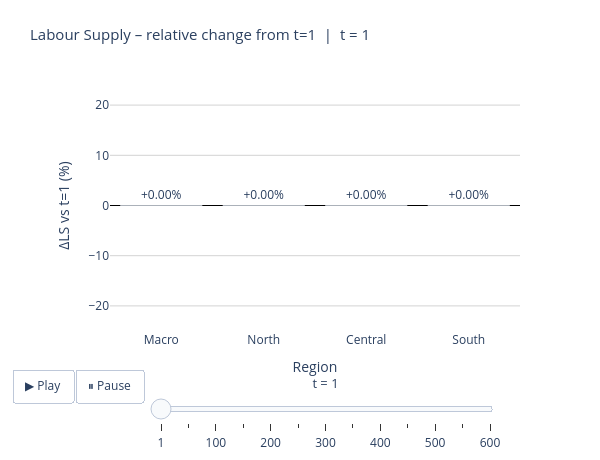

The cell this chart's notebook holds for it:
### Code cell
# --- Prepare data ---
df_anim = df_ls[df_ls["region"] != "macro"].copy()

# Relative change from t=1 (%)
ls_t1 = df_anim[df_anim["t"] == 1].set_index("region")["LS"]
df_anim["LS_rel"] = df_anim.apply(lambda r: (r["LS"] / ls_t1[r["region"]] - 1) * 100, axis=1)

# Sample at t=1 and every 50 steps up to t=600
df_anim = df_anim[((df_anim["t"] == 1) | (df_anim["t"] % 50 == 0)) & (df_anim["t"] <= 600)].copy()
df_anim["t_str"] = df_anim["t"].astype(str)

# Region display order and colours from region_meta
region_order = list(region_meta.keys())   # ["L", "M", "S"]
region_names  = [region_meta[r]["name"]  for r in region_order]
region_colors = [region_meta[r]["color"] for r in region_order]

time_steps = sorted(df_anim["t"].unique())

# --- Build frames ---
def _bar_traces(t_val):
    sub = df_anim[df_anim["t"] == t_val].set_index("region")
    traces = []
    for reg, meta in region_meta.items():
        val = float(sub.loc[reg, "LS_rel"]) if reg in sub.index else 0.0
        traces.append(go.Bar(
            x=[meta["name"]],
            y=[val],
            name=meta["name"],
            marker_color=meta["color"],
            showlegend=False,
            text=[f"{val:+.2f}%"],
            textposition="outside",
        ))
    return traces

init_traces = _bar_traces(time_steps[0])

frames = [
    go.Frame(
        data=_bar_traces(t),
        name=str(t),
        layout=go.Layout(title_text=f"Labour Supply – relative change from t=1  |  t = {t}"),
    )
    for t in time_steps
]

fig = go.Figure(data=init_traces, frames=frames)

fig.update_layout(
    title=dict(
        text=f"Labour Supply – relative change from t=1  |  t = {time_steps[0]}",
        font=dict(size=15),
    ),
    plot_bgcolor="white",
    paper_bgcolor="white",
    width=600, height=460,
    barmode="group",
    yaxis=dict(
        title="ΔLS vs t=1 (%)",
        showgrid=True, gridcolor="lightgray",
        zeroline=True, zerolinecolor="black", zerolinewidth=1,
        range=[-25, 25],
    ),
    xaxis=dict(title="Region", showgrid=False),
    margin=dict(t=80, b=120),
    updatemenus=[{
        "buttons": [
            {"args": [None, {"frame": {"duration": 800, "redraw": True}, "fromcurrent": True}],
             "label": "▶ Play", "method": "animate"},
            {"args": [[None], {"frame": {"duration": 0}, "mode": "immediate"}],
             "label": "⏸ Pause", "method": "animate"},
        ],
        "direction": "left", "showactive": False, "type": "buttons",
        "x": 0.08, "y": -0.15, "xanchor": "right",
    }],
    sliders=[{
        "steps": [
            {"args": [[str(t)], {"frame": {"duration": 0, "redraw": True}, "mode": "immediate"}],
             "label": str(t), "method": "animate"}
            for t in time_steps
        ],
        "x": 0.1, "len": 0.85, "y": -0.08,
        "currentvalue": {"prefix": "t = ", "visible": True, "xanchor": "center", "font": {"size": 13}},
        "transition": {"duration": 0},
    }],
)

fig.show()
fig.write_html(str(OUTPUT / "ls_animation.html"), include_plotlyjs="cdn")
print(f"Saved to {OUTPUT / 'ls_animation.html'}")

### Figure 1 — Plotly figure (JSON) as saved in the notebook; plotly's stock layout.template omitted (floating-point values rounded to 4 significant figures)
{"data": [{"marker": {"color": "#343434"}, "name": "Macro", "showlegend": false, "text": ["+0.00%"], "textposition": "outside", "type": "bar", "x": ["Macro"], "y": [0]}, {"marker": {"color": "#5665CC"}, "name": "North", "showlegend": false, "text": ["+0.00%"], "textposition": "outside", "type": "bar", "x": ["North"], "y": [0]}, {"marker": {"color": "#EC4B37"}, "name": "Central", "showlegend": false, "text": ["+0.00%"], "textposition": "outside", "type": "bar", "x": ["Central"], "y": [0]}, {"marker": {"color": "#03C58E"}, "name": "South", "showlegend": false, "text": ["+0.00%"], "textposition": "outside", "type": "bar", "x": ["South"], "y": [0]}], "layout": {"barmode": "group", "height": 460, "margin": {"b": 120, "t": 80}, "paper_bgcolor": "white", "plot_bgcolor": "white", "sliders": [{"currentvalue": {"font": {"size": 13}, "prefix": "t = ", "visible": true, "xanchor": "center"}, "len": 0.85, "steps": [{"args": [["1"], {"frame": {"duration": 0, "redraw": true}, "mode": "immediate"}], "label": "1", "method": "animate"}, {"args": [["50"], {"frame": {"duration": 0, "redraw": true}, "mode": "immediate"}], "label": "50", "method": "animate"}, {"args": [["100"], {"frame": {"duration": 0, "redraw": true}, "mode": "immediate"}], "label": "100", "method": "animate"}, {"args": [["150"], {"frame": {"duration": 0, "redraw": true}, "mode": "immediate"}], "label": "150", "method": "animate"}, {"args": [["200"], {"frame": {"duration": 0, "redraw": true}, "mode": "immediate"}], "label": "200", "method": "animate"}, {"args": [["250"], {"frame": {"duration": 0, "redraw": true}, "mode": "immediate"}], "label": "250", "method": "animate"}, {"args": [["300"], {"frame": {"duration": 0, "redraw": true}, "mode": "immediate"}], "label": "300", "method": "animate"}, {"args": [["350"], {"frame": {"duration": 0, "redraw": true}, "mode": "immediate"}], "label": "350", "method": "animate"}, {"args": [["400"], {"frame": {"duration": 0, "redraw": true}, "mode": "immediate"}], "label": "400", "method": "animate"}, {"args": [["450"], {"frame": {"duration": 0, "redraw": true}, "mode": "immediate"}], "label": "450", "method": "animate"}, {"args": [["500"], {"frame": {"duration": 0, "redraw": true}, "mode": "immediate"}], "label": "500", "method": "animate"}, {"args": [["550"], {"frame": {"duration": 0, "redraw": true}, "mode": "immediate"}], "label": "550", "method": "animate"}, {"args": [["600"], {"frame": {"duration": 0, "redraw": true}, "mode": "immediate"}], "label": "600", "method": "animate"}], "transition": {"duration": 0}, "x": 0.1, "y": -0.08}], "title": {"font": {"size": 15}, "text": "Labour Supply – relative change from t=1  |  t = 1"}, "updatemenus": [{"buttons": [{"args": [null, {"frame": {"duration": 800, "redraw": true}, "fromcurrent": true}], "label": "▶ Play", "method": "animate"}, {"args": [[null], {"frame": {"duration": 0}, "mode": "immediate"}], "label": "⏸ Pause", "method": "animate"}], "direction": "left", "showactive": false, "type": "buttons", "x": 0.08, "xanchor": "right", "y": -0.15}], "width": 600, "xaxis": {"showgrid": false, "title": {"text": "Region"}}, "yaxis": {"gridcolor": "lightgray", "range": [-25, 25], "showgrid": true, "title": {"text": "ΔLS vs t=1 (%)"}, "zeroline": true, "zerolinecolor": "black", "zerolinewidth": 1}}}
